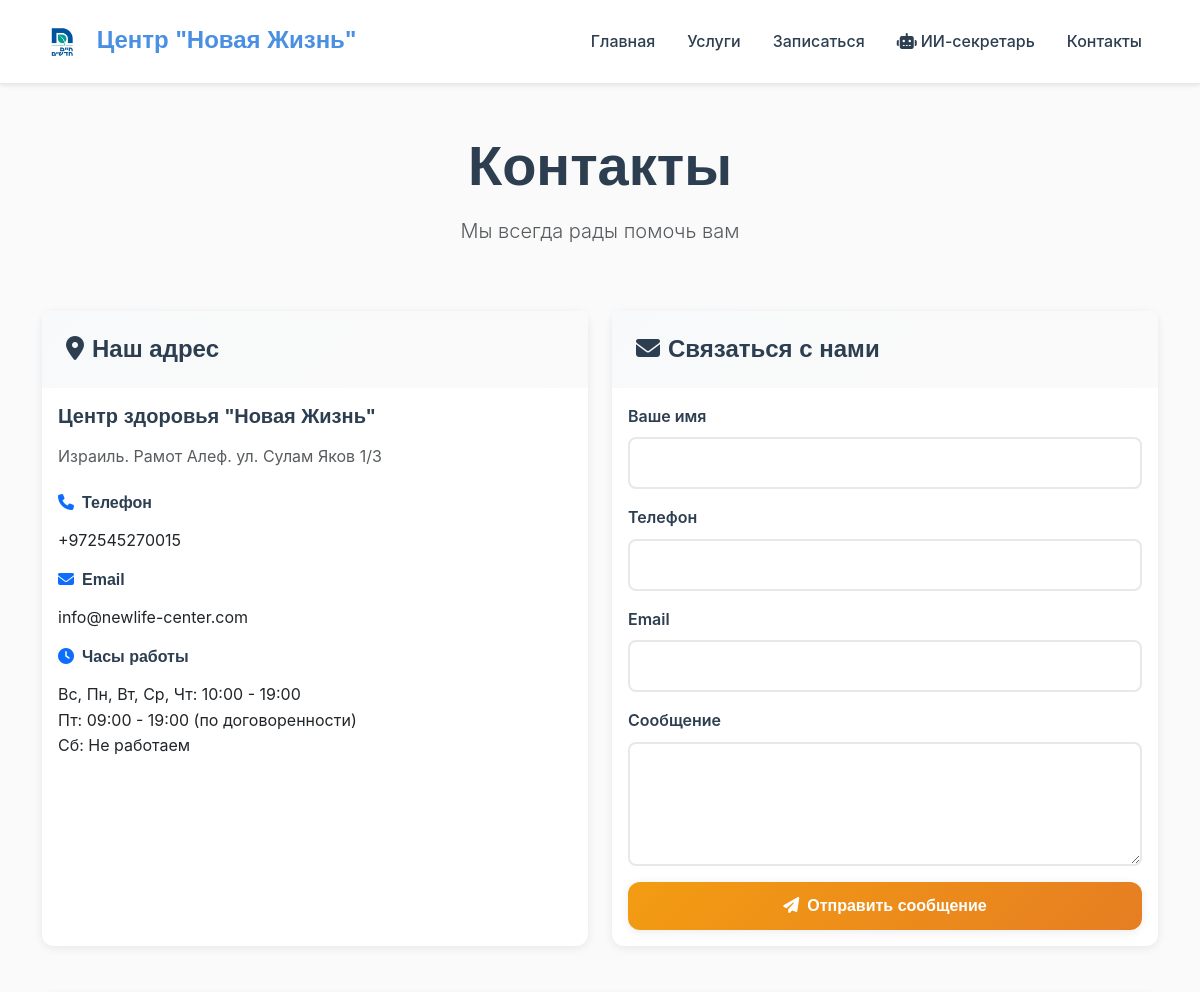
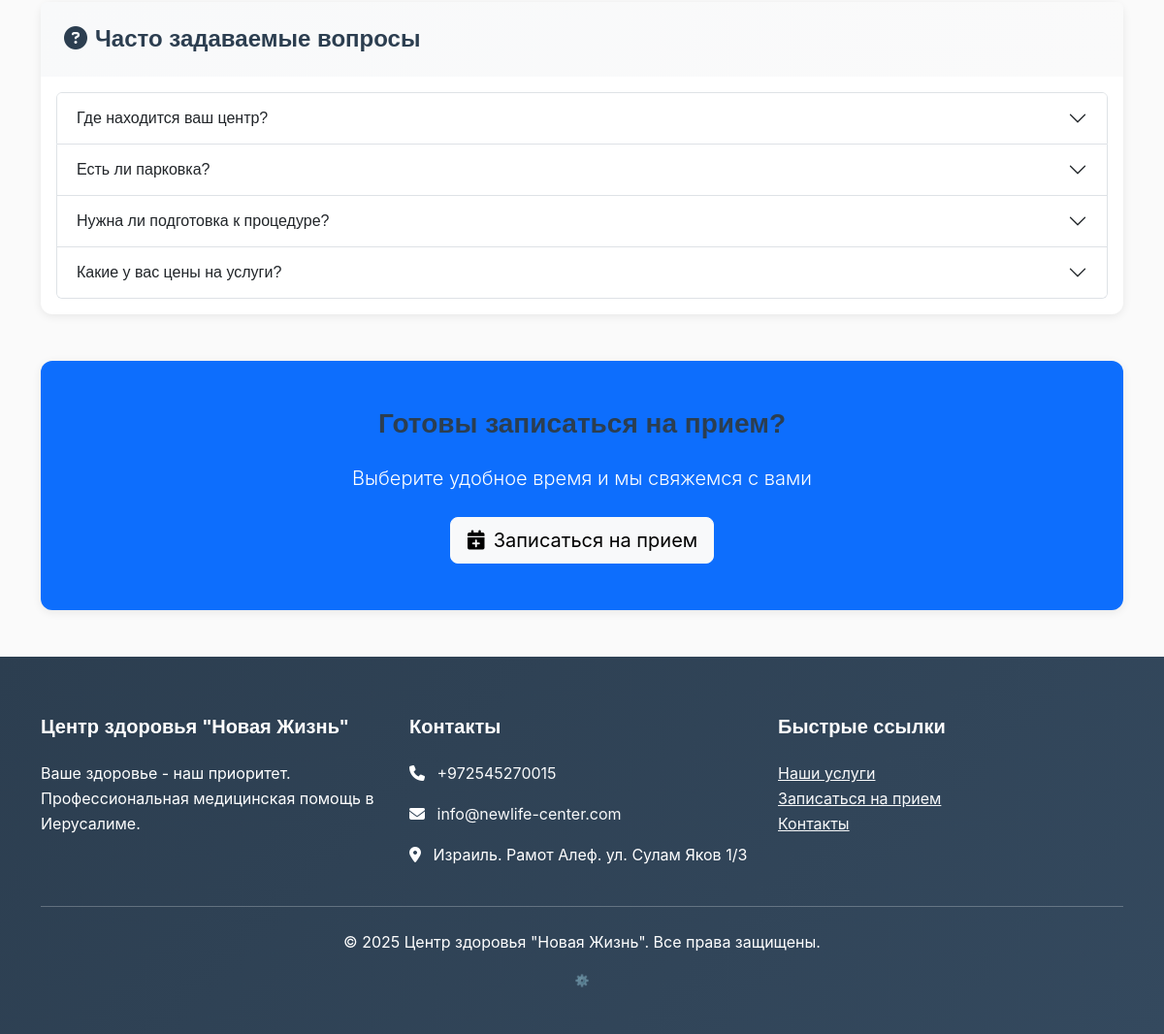
/contacts/, run on the app's committed database (2 pictures, top to bottom).
### core/models.py (models this page shows, shortened)
class FAQ(models.Model):
    CATEGORY_CHOICES = [
        ('prices', 'Цены'),
        ('address', 'Адрес'),
        ('parking', 'Парковка'),
        ('services', 'Услуги'),
        ('preparation', 'Подготовка к процедуре'),
        ('general', 'Общие вопросы'),
    ]
    question = models.CharField(max_length=300, verbose_name="Вопрос")
    answer = models.TextField(verbose_name="Ответ")
    category = models.CharField(max_length=20, choices=CATEGORY_CHOICES, verbose_name="Категория")
    language = models.CharField(max_length=5, default='ru', verbose_name="Язык")
    is_active = models.BooleanField(default=True, verbose_name="Активен")
    order = models.IntegerField(default=0, verbose_name="Порядок")
    created_at = models.DateTimeField(auto_now_add=True, verbose_name="Дата создания")
    class Meta:
        verbose_name = "FAQ"
        verbose_name_plural = "FAQ"
        ordering = ['category', 'order', 'question']

### core/views.py (the view, shortened to what this page needs)
# urls.py: path('contacts/', views.contacts, name='contacts'),
def contacts(request):
    faq_list = FAQ.objects.filter(is_active=True).order_by('category', 'order')
    context = {
        'faq_list': faq_list,
    }
    return render(request, 'core/contacts.html', context)

### templates/core/contacts.html (shortened to what this page needs)
{% extends 'base.html' %}
{% block content %}
<div class="container py-5">
    <div class="row">
        <div class="col-12 text-center mb-5">
            <h1 class="display-4 fw-bold">Контакты</h1>
            <p class="lead text-muted">Мы всегда рады помочь вам</p>
        </div>
    </div>
    <div class="row">
        <div class="col-lg-6 mb-5">
            <div class="card h-100">
                <div class="card-header bg-primary text-white">
                    <h4 class="mb-0"><i class="fas fa-map-marker-alt me-2"></i>Наш адрес</h4>
                </div>
                <div class="card-body">
                    <div class="mb-4">
                        <h5>Центр здоровья "Новая Жизнь"</h5>
                        <p class="text-muted">Израиль. Рамот Алеф. ул. Сулам Яков 1/3</p>
                    </div>
                    <div class="row">
                        <div class="col-12 mb-3">
                            <h6><i class="fas fa-phone text-primary me-2"></i>Телефон</h6>
                            <p class="mb-0">
                                <a href="tel:+972545270015" class="text-decoration-none text-dark">+972545270015</a>
                            </p>
                        </div>
                        <div class="col-12 mb-3">
                            <h6><i class="fas fa-envelope text-primary me-2"></i>Email</h6>
                            <p class="mb-0">
                                <a href="mailto:info@newlife-center.com" class="text-decoration-none text-dark">info@newlife-center.com</a>
                            </p>
                        </div>
                        <div class="col-12 mb-3">
                            <h6><i class="fas fa-clock text-primary me-2"></i>Часы работы</h6>
                            <p class="mb-0">
                                Вс, Пн, Вт, Ср, Чт: 10:00 - 19:00<br>
                                Пт: 09:00 - 19:00 (по договоренности)<br>
                                Сб: Не работаем
                            </p>
                        </div>
                    </div>
                </div>
            </div>
        </div>
        <div class="col-lg-6 mb-5">
            <div class="card h-100">
                <div class="card-header bg-primary text-white">
                    <h4 class="mb-0"><i class="fas fa-envelope me-2"></i>Связаться с нами</h4>
                </div>
                <div class="card-body">
                    <form method="post">
                        <div class="mb-3">
                            <label for="name" class="form-label">Ваше имя</label>
                            <input type="text" class="form-control" id="name" name="name" required>
                        </div>
                        <div class="mb-3">
                            <label for="phone" class="form-label">Телефон</label>
                            <input type="tel" class="form-control" id="phone" name="phone" required>
                        </div>
                        <div class="mb-3">
                            <label for="email" class="form-label">Email</label>
                            <input type="email" class="form-control" id="email" name="email">
                        </div>
                        <div class="mb-3">
                            <label for="message" class="form-label">Сообщение</label>
                            <textarea class="form-control" id="message" name="message" rows="4" required></textarea>
                        </div>
                        <button type="submit" class="btn btn-primary w-100">
                            <i class="fas fa-paper-plane me-2"></i>Отправить сообщение
                        </button>
                    </form>
                </div>
            </div>
        </div>
    </div>
    <div class="row">
        <div class="col-12">
            <div class="card">
                <div class="card-header bg-light">
                    <h4 class="mb-0"><i class="fas fa-question-circle me-2"></i>Часто задаваемые вопросы</h4>
                </div>
                <div class="card-body">
                    {% if faq_list %}
                        <div class="accordion" id="faqAccordion">
                            {% for faq in faq_list %}
                            <div class="accordion-item">
                                <h2 class="accordion-header" id="faq{{ faq.id }}">
                                    <button class="accordion-button collapsed" type="button"
                                            data-bs-toggle="collapse" data-bs-target="#collapse{{ faq.id }}">
                                        {{ faq.question }}
                                    </button>
                                </h2>
                            </div>
                            {% endfor %}
                        </div>
                    {% else %}
                        <p class="text-muted text-center">FAQ временно недоступен</p>
                    {% endif %}
                </div>
            </div>
        </div>
    </div>
    <div class="row mt-5">
        <div class="col-12 text-center">
            <div class="card bg-primary text-white">
                <div class="card-body py-5">
                    <h3 class="mb-4">Готовы записаться на прием?</h3>
                    <p class="lead mb-4">Выберите удобное время и мы свяжемся с вами</p>
                    <a href="{% url 'core:appointment_form' %}" class="btn btn-light btn-lg">
                        <i class="fas fa-calendar-plus me-2"></i>Записаться на прием
                    </a>
                </div>
            </div>
        </div>
    </div>
</div>
{% endblock %}

### static/css/custom.css (style rules this page uses)
:root { --primary-blue: #4A90E2; --primary-green: #27AE60; --accent-orange: #F39C12; --background-cream: #FAFAFA; --text-dark: #2C3E50; --text-light: #7F8C8D; --white: #FFFFFF; --light-gray: #ECF0F1; --border-color: #E8E8E8; --gradient-primary: linear-gradient(135deg, var(--primary-blue) 0%, var(--primary-green) 100%); --gradient-warm: linear-gradient(135deg, var(--accent-orange) 0%, #E67E22 100%); --gradient-soft: linear-gradient(135deg, #F8F9FA 0%, var(--background-cream) 100%); --shadow-soft: 0 2px 10px rgba(0, 0, 0, 0.08); --shadow-medium: 0 4px 20px rgba(0, 0, 0, 0.12); --shadow-strong: 0 8px 30px rgba(0, 0, 0, 0.15); --radius-small: 8px; --radius-medium: 12px; --radius-large: 20px; --transition-fast: 0.2s ease; --transition-medium: 0.3s ease; --transition-slow: 0.5s ease; }
body { font-family: 'Inter', -apple-system, BlinkMacSystemFont, 'Segoe UI', sans-serif; background-color: var(--background-cream); color: var(--text-dark); line-height: 1.6; }
h1, h2, h3, h4, h5, h6 { font-family: 'Poppins', sans-serif; font-weight: 600; color: var(--text-dark); margin-bottom: 1rem; }
.btn-primary { background: var(--gradient-warm); border: none; padding: 12px 30px; border-radius: var(--radius-medium); font-weight: 600; font-family: 'Poppins', sans-serif; box-shadow: var(--shadow-soft); transition: var(--transition-medium); }
.form-control { border: 2px solid var(--border-color); border-radius: var(--radius-small); padding: 12px 16px; transition: var(--transition-fast); background: var(--white); }
.form-label { font-weight: 600; color: var(--text-dark); margin-bottom: 0.5rem; }
.card { border: none; border-radius: var(--radius-medium); box-shadow: var(--shadow-soft); background: var(--white); }
.card-header { background: var(--gradient-soft); border: none; border-radius: var(--radius-medium) var(--radius-medium) 0 0; padding: 1.5rem; }

### data on the page
FAQ: question "Где находится ваш центр?"
FAQ: question "Есть ли парковка?"
FAQ: question "Нужна ли подготовка к процедуре?"
FAQ: question "Какие у вас цены на услуги?"
